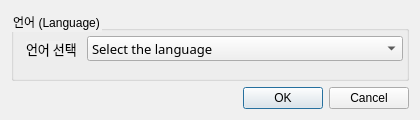
<?xml version="1.0" encoding="UTF-8"?>
<ui version="4.0">
 <class>Dialog</class>
 <widget class="QDialog" name="Dialog">
  <property name="geometry">
   <rect>
    <x>0</x>
    <y>0</y>
    <width>420</width>
    <height>120</height>
   </rect>
  </property>
  <property name="windowTitle">
   <string>Dialog</string>
  </property>
  <property name="styleSheet">
   <string notr="true">background-color: rgb(240, 240, 240);</string>
  </property>
  <layout class="QGridLayout" name="gridLayout">
   <item row="2" column="0">
    <widget class="QDialogButtonBox" name="buttonBox">
     <property name="orientation">
      <enum>Qt::Horizontal</enum>
     </property>
     <property name="standardButtons">
      <set>QDialogButtonBox::Cancel|QDialogButtonBox::Ok</set>
     </property>
    </widget>
   </item>
   <item row="1" column="0">
    <widget class="QGroupBox" name="groupBox">
     <property name="title">
      <string>언어 (Language)</string>
     </property>
     <widget class="QLabel" name="label">
      <property name="geometry">
       <rect>
        <x>15</x>
        <y>30</y>
        <width>51</width>
        <height>16</height>
       </rect>
      </property>
      <property name="font">
       <font>
        <family>나눔스퀘어라운드 Regular</family>
        <pointsize>10</pointsize>
       </font>
      </property>
      <property name="styleSheet">
       <string notr="true"/>
      </property>
      <property name="text">
       <string>언어 선택</string>
      </property>
     </widget>
     <widget class="QComboBox" name="select_lang">
      <property name="geometry">
       <rect>
        <x>76</x>
        <y>25</y>
        <width>316</width>
        <height>25</height>
       </rect>
      </property>
      <property name="font">
       <font>
        <family>나눔스퀘어라운드 Regular</family>
        <pointsize>10</pointsize>
       </font>
      </property>
      <property name="currentIndex">
       <number>0</number>
      </property>
      <property name="frame">
       <bool>true</bool>
      </property>
      <item>
       <property name="text">
        <string>Select the language</string>
       </property>
      </item>
      <item>
       <property name="text">
        <string>한국어</string>
       </property>
      </item>
      <item>
       <property name="text">
        <string>English or Another Language</string>
       </property>
      </item>
     </widget>
    </widget>
   </item>
  </layout>
 </widget>
 <resources/>
 <connections>
  <connection>
   <sender>buttonBox</sender>
   <signal>accepted()</signal>
   <receiver>Dialog</receiver>
   <slot>accept()</slot>
   <hints>
    <hint type="sourcelabel">
     <x>227</x>
     <y>102</y>
    </hint>
    <hint type="destinationlabel">
     <x>157</x>
     <y>119</y>
    </hint>
   </hints>
  </connection>
  <connection>
   <sender>buttonBox</sender>
   <signal>rejected()</signal>
   <receiver>Dialog</receiver>
   <slot>reject()</slot>
   <hints>
    <hint type="sourcelabel">
     <x>295</x>
     <y>108</y>
    </hint>
    <hint type="destinationlabel">
     <x>286</x>
     <y>119</y>
    </hint>
   </hints>
  </connection>
 </connections>
</ui>
